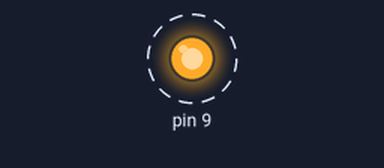
Recording of a sketch running on a simulated Arduino Uno, built with avr-gcc and run on an emulated ATmega328P. On the bench: output pins drawn as LEDs (lit = HIGH). Dashed ring = blinking. What the sketch prints to the serial monitor is not drawn.

Above: at 0.2 s.
Timing chart, 0 to 3.0 s (numbered marks = the images above):
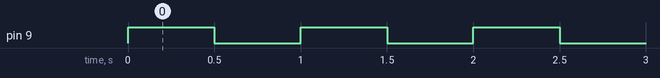

The sketch:

blink.ino
```cpp
void setup(){pinMode(9,OUTPUT);Serial.begin(115200);} void loop(){digitalWrite(9,HIGH);Serial.println("hello");delay(500);digitalWrite(9,LOW);delay(500);}
```

Measured:
- by itself, pin 9: alternates HIGH for 0.50 s and LOW for 0.50 s
